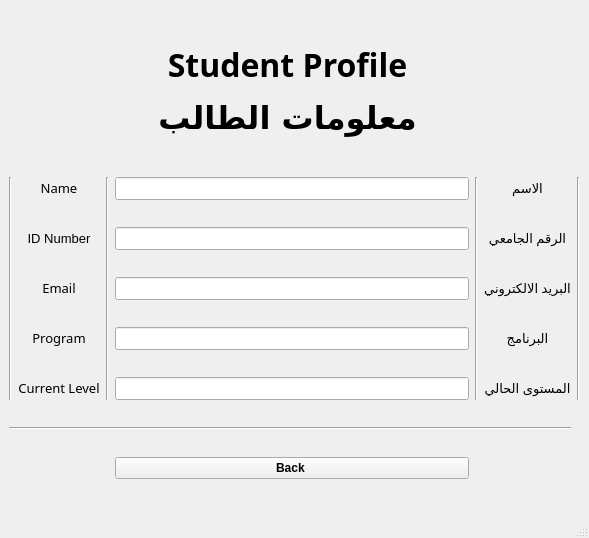
<?xml version="1.0" encoding="UTF-8"?>
<ui version="4.0">
 <class>MainWindow</class>
 <widget class="QMainWindow" name="MainWindow">
  <property name="geometry">
   <rect>
    <x>0</x>
    <y>0</y>
    <width>589</width>
    <height>538</height>
   </rect>
  </property>
  <property name="windowTitle">
   <string>MainWindow</string>
  </property>
  <widget class="QWidget" name="centralwidget">
   <layout class="QGridLayout" name="gridLayout">
    <item row="1" column="3">
     <widget class="QLineEdit" name="lineEdit_Name">
      <property name="font">
       <font>
        <pointsize>10</pointsize>
       </font>
      </property>
      <property name="readOnly">
       <bool>true</bool>
      </property>
     </widget>
    </item>
    <item row="1" column="4" rowspan="5">
     <widget class="Line" name="line_2">
      <property name="orientation">
       <enum>Qt::Vertical</enum>
      </property>
     </widget>
    </item>
    <item row="2" column="1">
     <widget class="QLabel" name="label_4">
      <property name="font">
       <font>
        <pointsize>10</pointsize>
       </font>
      </property>
      <property name="text">
       <string>&lt;html&gt;&lt;head/&gt;&lt;body&gt;&lt;p align=&quot;center&quot;&gt;ID Number&lt;/p&gt;&lt;/body&gt;&lt;/html&gt;</string>
      </property>
     </widget>
    </item>
    <item row="2" column="3">
     <widget class="QLineEdit" name="lineEdit_IDNumber">
      <property name="font">
       <font>
        <pointsize>10</pointsize>
       </font>
      </property>
      <property name="readOnly">
       <bool>true</bool>
      </property>
     </widget>
    </item>
    <item row="1" column="6" rowspan="5">
     <widget class="Line" name="line_4">
      <property name="orientation">
       <enum>Qt::Vertical</enum>
      </property>
     </widget>
    </item>
    <item row="1" column="5">
     <widget class="QLabel" name="label_3">
      <property name="font">
       <font>
        <pointsize>10</pointsize>
       </font>
      </property>
      <property name="text">
       <string>&lt;html&gt;&lt;head/&gt;&lt;body&gt;&lt;p align=&quot;center&quot;&gt;الاسم&lt;/p&gt;&lt;/body&gt;&lt;/html&gt;</string>
      </property>
     </widget>
    </item>
    <item row="1" column="0" rowspan="5">
     <widget class="Line" name="line_3">
      <property name="orientation">
       <enum>Qt::Vertical</enum>
      </property>
     </widget>
    </item>
    <item row="1" column="1">
     <widget class="QLabel" name="label_2">
      <property name="font">
       <font>
        <family>Rockwell</family>
        <pointsize>10</pointsize>
       </font>
      </property>
      <property name="text">
       <string>&lt;html&gt;&lt;head/&gt;&lt;body&gt;&lt;p align=&quot;center&quot;&gt;Name&lt;/p&gt;&lt;/body&gt;&lt;/html&gt;</string>
      </property>
     </widget>
    </item>
    <item row="1" column="2" rowspan="5">
     <widget class="Line" name="line">
      <property name="orientation">
       <enum>Qt::Vertical</enum>
      </property>
     </widget>
    </item>
    <item row="3" column="1">
     <widget class="QLabel" name="label_6">
      <property name="font">
       <font>
        <family>Rockwell</family>
        <pointsize>10</pointsize>
       </font>
      </property>
      <property name="text">
       <string>&lt;html&gt;&lt;head/&gt;&lt;body&gt;&lt;p align=&quot;center&quot;&gt;Email&lt;/p&gt;&lt;/body&gt;&lt;/html&gt;</string>
      </property>
     </widget>
    </item>
    <item row="3" column="3">
     <widget class="QLineEdit" name="lineEdit_Email">
      <property name="font">
       <font>
        <pointsize>10</pointsize>
       </font>
      </property>
      <property name="readOnly">
       <bool>true</bool>
      </property>
     </widget>
    </item>
    <item row="2" column="5">
     <widget class="QLabel" name="label_5">
      <property name="font">
       <font>
        <pointsize>10</pointsize>
       </font>
      </property>
      <property name="text">
       <string>&lt;html&gt;&lt;head/&gt;&lt;body&gt;&lt;p align=&quot;center&quot;&gt;الرقم الجامعي&lt;/p&gt;&lt;/body&gt;&lt;/html&gt;</string>
      </property>
     </widget>
    </item>
    <item row="4" column="1">
     <widget class="QLabel" name="label_8">
      <property name="font">
       <font>
        <family>Rockwell</family>
        <pointsize>10</pointsize>
       </font>
      </property>
      <property name="text">
       <string>&lt;html&gt;&lt;head/&gt;&lt;body&gt;&lt;p align=&quot;center&quot;&gt;Program&lt;/p&gt;&lt;/body&gt;&lt;/html&gt;</string>
      </property>
     </widget>
    </item>
    <item row="4" column="3">
     <widget class="QLineEdit" name="lineEdit_Program">
      <property name="font">
       <font>
        <pointsize>10</pointsize>
       </font>
      </property>
      <property name="readOnly">
       <bool>true</bool>
      </property>
     </widget>
    </item>
    <item row="4" column="5">
     <widget class="QLabel" name="label_10">
      <property name="font">
       <font>
        <pointsize>10</pointsize>
       </font>
      </property>
      <property name="text">
       <string>&lt;html&gt;&lt;head/&gt;&lt;body&gt;&lt;p align=&quot;center&quot;&gt;البرنامج&lt;/p&gt;&lt;/body&gt;&lt;/html&gt;</string>
      </property>
     </widget>
    </item>
    <item row="3" column="5">
     <widget class="QLabel" name="label_7">
      <property name="font">
       <font>
        <pointsize>10</pointsize>
       </font>
      </property>
      <property name="text">
       <string>&lt;html&gt;&lt;head/&gt;&lt;body&gt;&lt;p align=&quot;center&quot;&gt;البريد الالكتروني&lt;/p&gt;&lt;/body&gt;&lt;/html&gt;</string>
      </property>
     </widget>
    </item>
    <item row="7" column="3">
     <widget class="QPushButton" name="pushButton_Back">
      <property name="font">
       <font>
        <pointsize>9</pointsize>
        <weight>75</weight>
        <bold>true</bold>
       </font>
      </property>
      <property name="text">
       <string>Back </string>
      </property>
     </widget>
    </item>
    <item row="5" column="1">
     <widget class="QLabel" name="label_9">
      <property name="font">
       <font>
        <family>Rockwell</family>
        <pointsize>10</pointsize>
       </font>
      </property>
      <property name="text">
       <string>&lt;html&gt;&lt;head/&gt;&lt;body&gt;&lt;p align=&quot;center&quot;&gt;Current Level&lt;/p&gt;&lt;/body&gt;&lt;/html&gt;</string>
      </property>
     </widget>
    </item>
    <item row="5" column="5">
     <widget class="QLabel" name="label_11">
      <property name="font">
       <font>
        <pointsize>10</pointsize>
       </font>
      </property>
      <property name="text">
       <string>&lt;html&gt;&lt;head/&gt;&lt;body&gt;&lt;p align=&quot;center&quot;&gt;المستوى الحالي&lt;/p&gt;&lt;/body&gt;&lt;/html&gt;</string>
      </property>
     </widget>
    </item>
    <item row="5" column="3">
     <widget class="QLineEdit" name="lineEdit_CurrentLevel">
      <property name="font">
       <font>
        <pointsize>10</pointsize>
       </font>
      </property>
      <property name="readOnly">
       <bool>true</bool>
      </property>
     </widget>
    </item>
    <item row="6" column="0" colspan="6">
     <widget class="Line" name="line_6">
      <property name="orientation">
       <enum>Qt::Horizontal</enum>
      </property>
     </widget>
    </item>
    <item row="0" column="2" colspan="2">
     <widget class="QLabel" name="label">
      <property name="maximumSize">
       <size>
        <width>16777215</width>
        <height>120</height>
       </size>
      </property>
      <property name="font">
       <font>
        <family>Rockwell</family>
        <pointsize>10</pointsize>
        <weight>75</weight>
        <bold>true</bold>
       </font>
      </property>
      <property name="text">
       <string>&lt;html&gt;&lt;head/&gt;&lt;body&gt;&lt;p align=&quot;center&quot;&gt;&lt;span style=&quot; font-size:24pt; font-weight:600;&quot;&gt;Student Profile&lt;/span&gt;&lt;/p&gt;&lt;p align=&quot;center&quot;&gt;&lt;span style=&quot; font-size:24pt; font-weight:600;&quot;&gt;معلومات الطالب&lt;/span&gt;&lt;/p&gt;&lt;/body&gt;&lt;/html&gt;</string>
      </property>
     </widget>
    </item>
   </layout>
  </widget>
  <widget class="QStatusBar" name="statusbar"/>
 </widget>
 <resources/>
 <connections/>
</ui>
